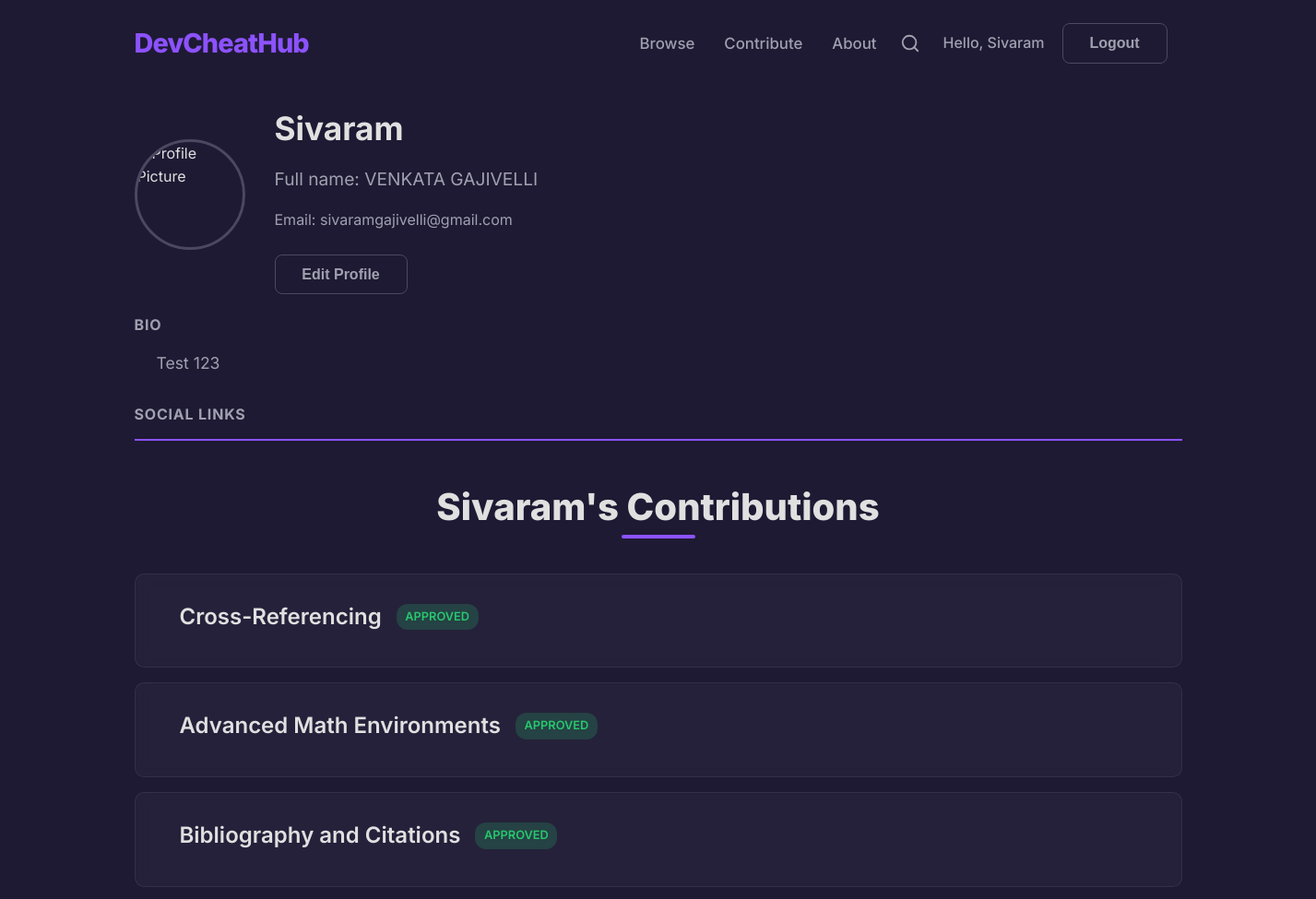
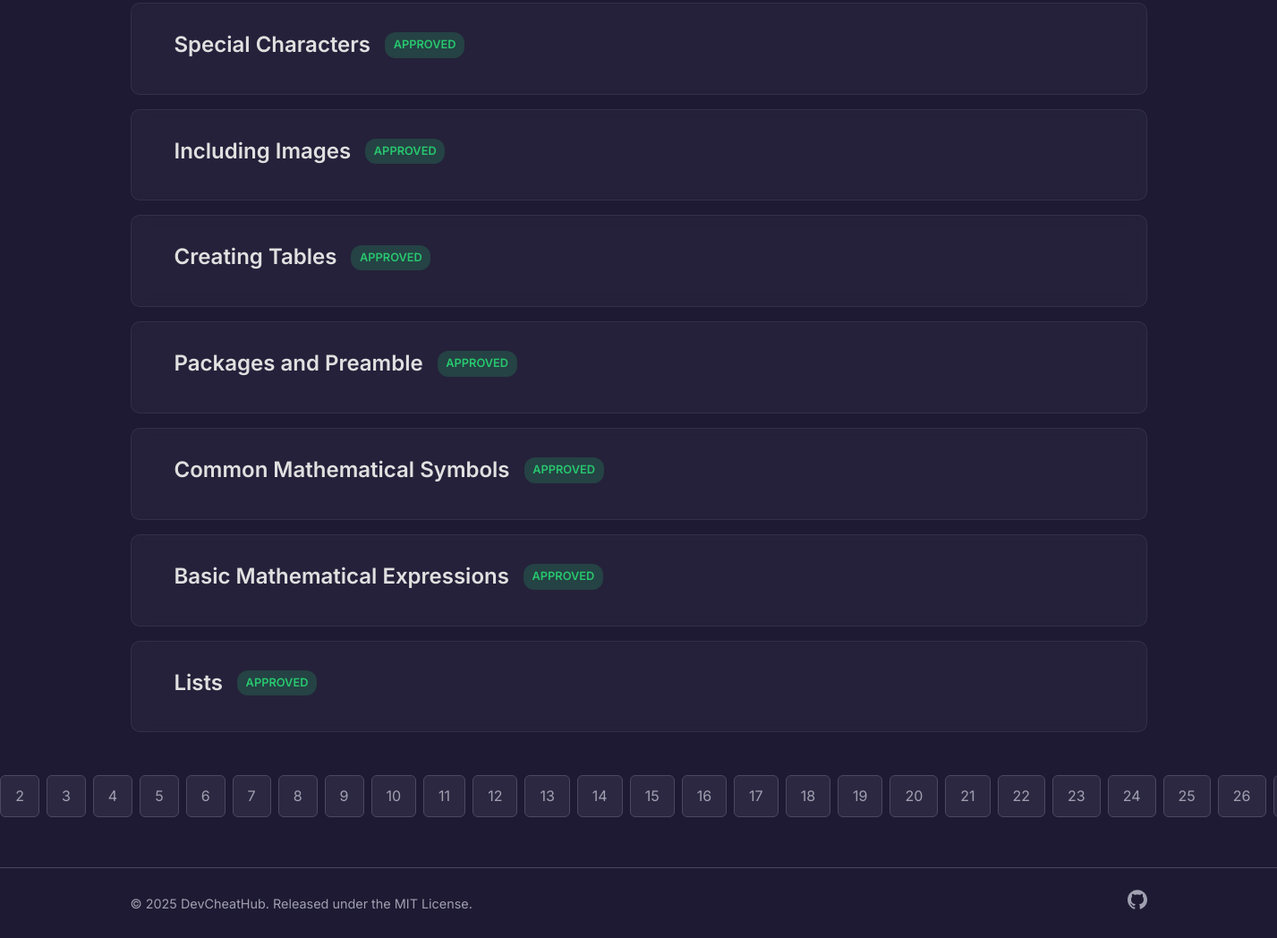
Screenshot of /accounts/profile/Sivaram/ (signed in) with the database file from the repository (2 pictures, top to bottom).
### users/models.py (models this page shows, shortened)
class Profile(models.Model):
    user = models.OneToOneField(User, on_delete=models.CASCADE)
    bio = models.TextField(blank=True)
    profile_picture = models.ImageField(upload_to='profile_pics/', blank=True, null=True)
    github_url = models.URLField(max_length=200, blank=True)
    linkedin_url = models.URLField(max_length=200, blank=True)
    @property
    def avatar_url(self):
        if self.profile_picture and hasattr(self.profile_picture, 'url'):
            return self.profile_picture.url
        else:
            return "https://res.cloudinary.com/dmphcbabx/image/upload/v1760011808/default_ycnnid.svg"

### core/models.py (models this page shows, shortened)
class CheatSheet(models.Model):
    STATUS_CHOICES = [
        ('PENDING', 'Pending Review'),
        ('APPROVED', 'Approved'),
        ('REJECTED', 'Rejected'),
    ]
    author = models.ForeignKey(User, on_delete=models.CASCADE)
    category = models.ForeignKey(Category, related_name="cheatsheets", on_delete=models.CASCADE)
    title = models.CharField(max_length=200)
    description = models.TextField(help_text="A brief description of the cheatsheet.")
    status = models.CharField(max_length=10, choices=STATUS_CHOICES, default='PENDING')
    slug = models.SlugField(max_length=200, unique=True, blank=True)
    created_at = models.DateTimeField(auto_now_add=True)
    updated_at = models.DateTimeField(auto_now=True)
    content = models.JSONField(default=dict)

### users/views.py (the view)
# urls.py: path('profile/<str:username>/', views.profile, name='profile'),
def profile(request, username):
    profile_user = get_object_or_404(User, username=username)
    if not profile_user:
        redirect("/page-not-found")
    is_own_profile = (request.user == profile_user)
    if request.method == 'POST' and is_own_profile:
        u_form = UserUpdateForm(request.POST, instance=profile_user)
        p_form = ProfileUpdateForm(request.POST, request.FILES, instance=profile_user.profile)
        if u_form.is_valid() and p_form.is_valid():
            u_form.save()
            p_form.save()
            messages.success(request, 'Your profile has been updated successfully!')
            return redirect('profile', username=profile_user.username) # Redirect to the same page
    else:
        u_form = UserUpdateForm(instance=profile_user)
        p_form = ProfileUpdateForm(instance=profile_user.profile)
    if is_own_profile:
        user_cheatsheets = CheatSheet.objects.filter(author=profile_user).order_by('-updated_at')
    else:
        user_cheatsheets = CheatSheet.objects.filter(author=profile_user, status='APPROVED').order_by('-updated_at')
    paginator = Paginator(user_cheatsheets, 10)
    page_number = request.GET.get('page')
    page_obj = paginator.get_page(page_number)
    query_params = request.GET.copy()
    if 'page' in query_params:
        del query_params['page']
    context = {
        'u_form': u_form,
        'p_form': p_form,
        'page_obj': page_obj,
        'query_params': query_params.urlencode(),
        'profile_user': profile_user,
        'is_own_profile': is_own_profile,
    }
    return render(request, 'users/profile.html', context)

### templates/users/profile.html (shortened to what this page needs)
{% extends "base.html" %}
{% block content %}
<div class="container">
    <div id="profile-view-mode" class="form-section">
        <div class="profile-view-header">
            <img class="profile-picture" src="{{ profile_user.profile.avatar_url }}" alt="Profile Picture">
            <div class="profile-view-info">
                <h1 class="profile-username">{{ profile_user.username }}</h1>
                {% if profile_user.get_full_name %}
                    <p class="profile-fullname">Full name: {{ profile_user.get_full_name }}</p>
                {% endif %}
                <p class="profile-email">Email: {{ profile_user.email }}</p>
                {% if is_own_profile %}
                    <button id="edit-profile-btn" class="btn btn-secondary">Edit Profile</button>
                {% endif %}
            </div>
        </div>
        <div class="profile-view-body">
            <h3>Bio</h3>
            <p class="profile-bio">{{ profile_user.profile.bio|default:"You haven't added a bio yet." }}</p>
            <h3>Social Links</h3>
        </div>
    </div>
     <hr class="separator-light">
    <div class="profile-submissions">
        <h2 class="section-title">{{ profile_user.username }}'s Contributions</h2>
        <div class="list-container">
            {% for sheet in page_obj %}
                <div class="list-item">
                    <div class="list-item-header">
                        <h3 class="list-item-title">
                            {% if sheet.status == 'APPROVED' %}
                                <a href="{% url 'cheatsheet_detail' sheet.slug %}" class="list-item-link">{{ sheet.title }}</a>
                            {% else %}
                                {{ sheet.title }}
                            {% endif %}
                        </h3>
                        <span class="status-badge status-{{ sheet.status|lower }}">{{ sheet.get_status_display }}</span>
                    </div>
                </div>
            {% empty %}
                <p class="text-secondary">You haven't submitted any cheatsheets yet.</p>
            {% endfor %}
        </div>
        {% include 'partials/pagination.html' %}
    </div>
</div>
{% endblock %}

### templates/base.html (shortened to what this page needs)
{% load static %}
<!DOCTYPE html>
<html lang="en">
<head>
    <link rel="stylesheet" href="{% static 'css/styles.css' %}">
    <link rel="stylesheet" href="https://cdnjs.cloudflare.com/ajax/libs/codemirror/5.65.2/codemirror.min.css">
    <link rel="stylesheet" href="https://cdnjs.cloudflare.com/ajax/libs/codemirror/5.65.2/theme/dracula.min.css">
    <link rel="stylesheet" href="//cdnjs.cloudflare.com/ajax/libs/highlight.js/11.7.0/styles/atom-one-dark.min.css">
</head>
<body class="{% block body_class %}{% endblock %}">
    <div id="particles-js"></div>
    {% block header %}
        <header class="main-header">
            <nav class="header-nav container">
                <a href="{% url 'category_list' %}" class="logo">DevCheatHub</a>
                <div class="nav-menu">
                    <div class="nav-center">
                        <a href="{% url 'category_list' %}">Browse</a>
                        <a href="{% url 'contribute' %}">Contribute</a>
                        <a href="{% url 'about' %}">About</a>
                    </div>
                    <button id="open-search-btn" class="search-trigger-icon" aria-label="Open search">
                        <svg width="22" height="22" viewBox="0 0 24 24" fill="none" stroke="currentColor" stroke-width="2" stroke-linecap="round" stroke-linejoin="round"><circle cx="11" cy="11" r="8"></circle><line x1="21" y1="21" x2="16.65" y2="16.65"></line></svg>
                    </button>
                    <div class="nav-auth">
                        {% if user.is_authenticated %}
                            <a href="{% url 'profile' user.username %}" class="welcome-text">Hello, {{ user.username }}</a>
                            <form action="{% url 'logout' %}" method="post" style="display: inline;">
                                <button type="submit" class="btn btn-secondary">Logout</button>
                            </form>
                        {% else %}
                            <a href="{% url 'login' %}" class="btn btn-secondary">Login</a>
                            <a href="{% url 'register' %}" class="btn btn-primary" >Sign Up</a>
                        {% endif %}
                    </div>
                </div>
            </nav>
        </header>
    {% endblock header %}
    <main id="page-content">
        {% block content %}
        {% endblock %}
    </main>
    {% block footer %}
        <footer class="site-footer">
            <div class="container footer-content-simple">
                <p class="footer-copyright">&copy; {% now "Y" %} DevCheatHub. Released under the MIT License.</p>
                <div class="footer-socials">
                    <a href="https://github.com/sasidharakurathi/devcheathub" target="_blank" aria-label="GitHub">
                    </a>
                </div>
            </div>
        </footer>
    {% endblock footer %}
</body>
</html>

### rows the page displays
CheatSheet: title "Cross-Referencing", status "APPROVED"
CheatSheet: title "Advanced Math Environments", status "APPROVED"
CheatSheet: title "Bibliography and Citations", status "APPROVED"
CheatSheet: title "Special Characters", status "APPROVED"
CheatSheet: title "Including Images", status "APPROVED"
CheatSheet: title "Creating Tables", status "APPROVED"
CheatSheet: title "Packages and Preamble", status "APPROVED"
CheatSheet: title "Common Mathematical Symbols", status "APPROVED"
CheatSheet: title "Basic Mathematical Expressions", status "APPROVED"
CheatSheet: title "Lists", status "APPROVED"

### other values shown
{{ user.username }} "Sivaram"
{{ profile_user.username }} "Sivaram"
{{ profile_user.get_full_name }} "VENKATA GAJIVELLI"
{{ profile_user.email }} "sivaramgajivelli@gmail.com"
{{ profile_user.profile.bio|default:"You haven't added a bio yet." }} "Test 123"
{{ num }} "2" "3" "4" "5" "6" "7" "8" "9" "10" "11" "12" "13" "14" "15" "16" "17" "18" "19" "20" "21" "22" "23" "24" "25" "26"
